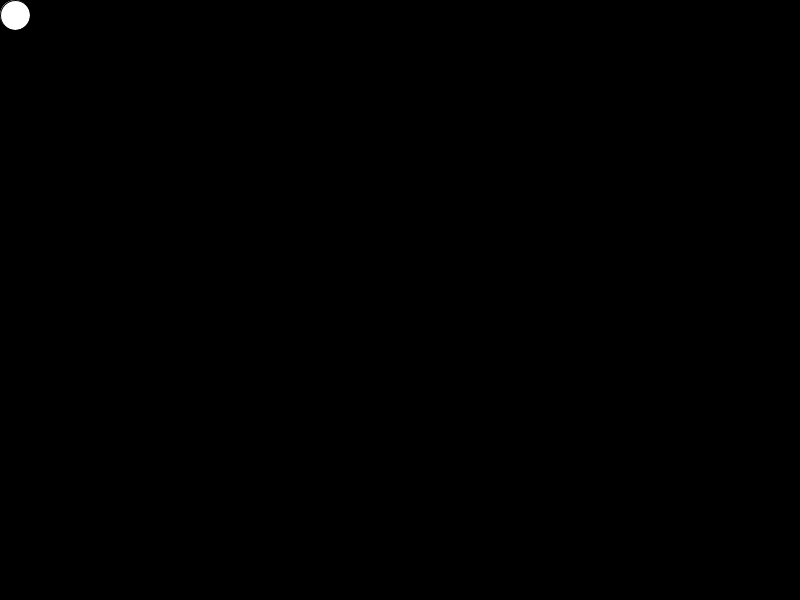
Frame 1 (no input)
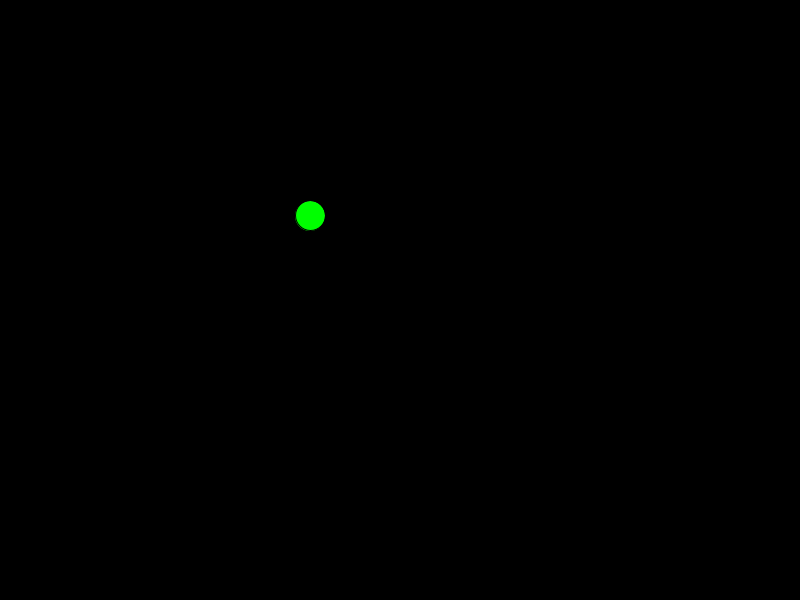
Frame 60 (the mouse pressed at the canvas centre just before this capture)
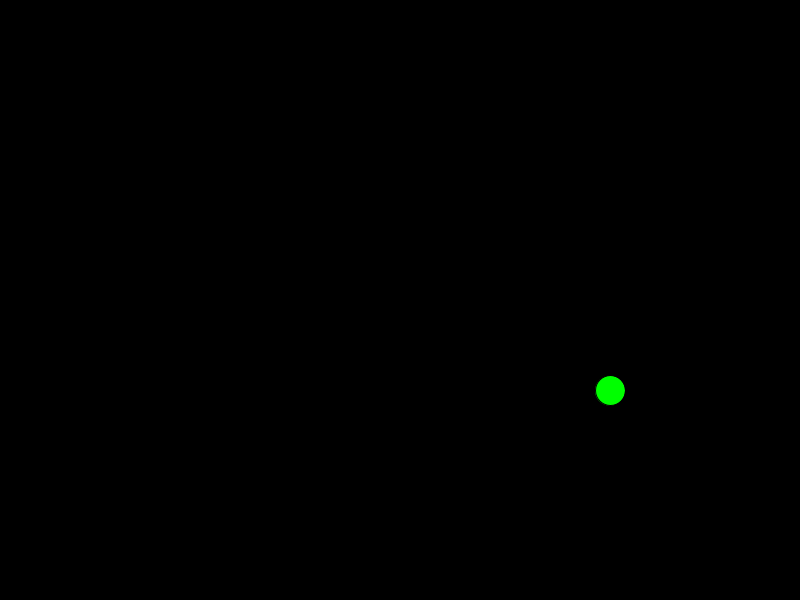
Frame 120 (the mouse held since frame 60 and released just before this capture)

The Processing sketch that drew these frames (run headless with seeded random() and noise(); from frame 60 on, the mouse is pressed at the canvas centre):

// Processing sketch: Gravity_Ball
// ── Gravity_Ball.pde
float x ,y,velY,velX,gravity,sz;    //initiate variables


void setup(){
  size(800,600);                    //size of screen
  sz=30;                            //size of ball
  x= sz/2;                          //start position of ball
  y=sz/2;
  gravity=.75;                      //gravity (acc in y direction)
  velX= 5;                          //start velocities
  velY=0;
 
}

void draw(){
  background(0);
  ellipse(x,y,sz,sz);               //ball
  
  velY+=gravity;                    //velocity increases by gravity
  x+= velX;                         //position increases by velocity
  y+=velY;
  
  if (y + sz/2 >= height){          //bounce off ground
    y=height-sz/2;
    velY*=-.9;
    fill(0,255,0);
  }
  
  if (x+sz/2>= width || x-sz/2<=0){ //bounce off walls
    velX*=-0.9;
    fill(0,0,255);
  }
}
